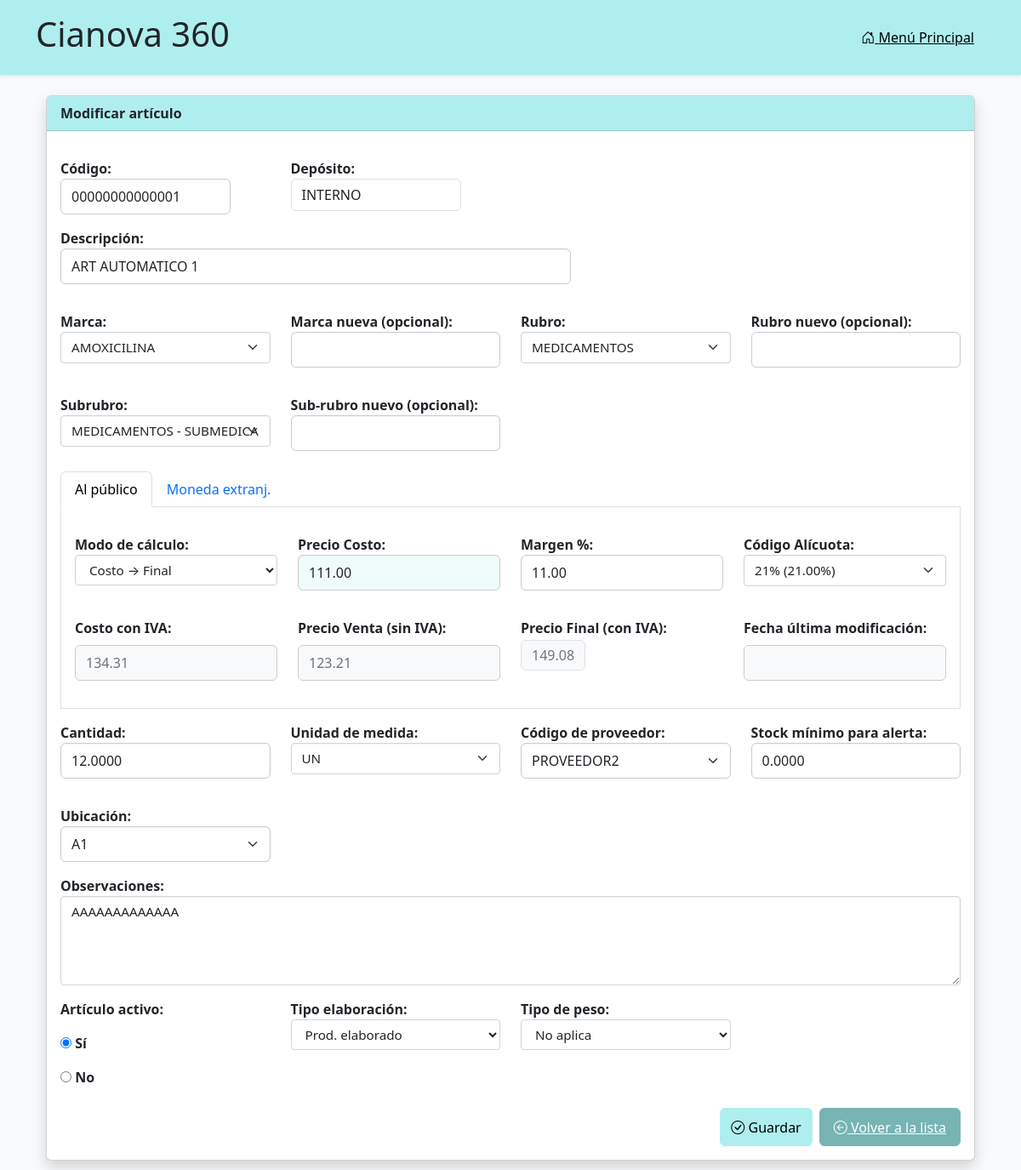
The page /articulos/modificar/20/ (signed in) on the database its author committed.
### articulos/models.py (models this page shows, shortened)
class UpperCaseMixin:
    def save(self, *args, **kwargs):
        for field in self._meta.fields:
            if isinstance(field, models.CharField) and getattr(self, field.name):
                setattr(self, field.name, getattr(self, field.name).upper())
        super().save(*args, **kwargs)

class Articulo(UpperCaseMixin, models.Model):
    codart = models.CharField(
        "Código",
        max_length=14,
        unique=True,
        validators=[
            RegexValidator(
                regex=r'^[A-Z0-9]+$',
                message='Solo se permiten letras mayúsculas y números.'
            )
        ],
        help_text='14 caracteres, se completa con ceros a la izquierda.'
    )
    descrip = models.CharField("Descripción", max_length=80)
    marca = models.ForeignKey('Marca', on_delete=models.PROTECT, blank=True, null=True)
    rubro = models.ForeignKey('Rubro', on_delete=models.PROTECT, blank=True, null=True)
    subrubro = models.ForeignKey('Subrubro', on_delete=models.PROTECT, blank=True, null=True)
    deposito = models.CharField(max_length=14, blank=True, null=True, verbose_name="Depósito")
    precosto = models.DecimalField("Precio Costo", max_digits=12, decimal_places=2, validators=[MinValueValidator(0)])
    margen = models.DecimalField("Margen %", max_digits=6, decimal_places=2, default=0)
    ncodalic = models.ForeignKey('Alicuota', verbose_name="Código Alícuota", on_delete=models.PROTECT)
    alic = models.DecimalField("% Alícuota", max_digits=5, decimal_places=2, editable=False, null=True, default=0)
    costoiva = models.DecimalField("Costo con IVA", max_digits=12, decimal_places=2, null=True, blank=True, default=0)
    preventa = models.DecimalField("Precio Venta (sin IVA)", max_digits=12, decimal_places=2, null=True, blank=True, default=0)
    prefinal = models.DecimalField(
        "Precio Final (con IVA)",
        max_digits=12,
        decimal_places=2,
        null=True,
        default=0,
        blank=True,
        validators=[MinValueValidator(0)]
    )
    fecultmod = models.DateField(null=True, blank=True)
    modo_calculo = models.CharField(
        max_length=1,
        choices=[('C', 'Costo → Final'), ('F', 'Final → Costo')],
        default='C',
        verbose_name="Modo de cálculo"
    )
    cantidad = models.DecimalField(max_digits=14, decimal_places=4, default=0)
    unimed = models.CharField(max_length=2, choices=UNIDADES, default='UN')
    codprovee = models.CharField("Código de proveedor", max_length=14, blank=True, null=True)
    bajostock = models.DecimalField("Stock mínimo para alerta", max_digits=11, decimal_places=4, default=0)
    ubicacion = models.CharField("Ubicación", max_length=14, blank=True, null=True)
    obs = models.TextField("Observaciones", blank=True, null=True)
    activo = models.CharField(max_length=1, choices=ACTIVO_CHOICES, blank=False, default='S')
    prodela = models.IntegerField(choices=PRODELA_CHOICES, null=True, blank=True)
    tipopeso = models.IntegerField(choices=TIPOPESO_CHOICES, null=True, blank=True)
    def save(self, *args, **kwargs):
        self.codart = self.codart.upper().zfill(14)
        alic = Decimal(str(self.ncodalic.nporc or "0"))
        margen = Decimal(str(self.margen or "0"))
        precosto = Decimal(str(self.precosto or "0"))
        self.alic = alic
        self.costoiva = precosto * (Decimal("1") + alic / Decimal("100"))
        if self.modo_calculo == 'C':
            self.preventa = precosto * (Decimal("1") + margen / Decimal("100"))
            self.prefinal = self.preventa * (Decimal("1") + alic / Decimal("100"))
        else:
            prefinal = Decimal(str(self.prefinal or "0"))
            self.preventa = prefinal / (Decimal("1") + alic / Decimal("100"))
            self.precosto = self.preventa / (Decimal("1") + margen / Decimal("100"))
        self.precosto = Decimal(str(self.precosto)).quantize(Decimal("0.01"), rounding=ROUND_HALF_UP)
        self.preventa = Decimal(str(self.preventa)).quantize(Decimal("0.01"), rounding=ROUND_HALF_UP)
        self.costoiva = Decimal(str(self.costoiva)).quantize(Decimal("0.01"), rounding=ROUND_HALF_UP)
        self.prefinal = Decimal(str(self.prefinal)).quantize(Decimal("0.01"), rounding=ROUND_HALF_UP)
        if self.pk:
            original = Articulo.objects.get(pk=self.pk)
            if (
                original.precosto != self.precosto or
                original.margen != self.margen or
                original.prefinal != self.prefinal
            ):
                self.fecultmod = timezone.now().date()
        else:
            self.fecultmod = timezone.now().date()
        super().save(*args, **kwargs)

class Alicuota(models.Model):
    ncodalic = models.IntegerField(primary_key=True)
    descrip = models.CharField("Descripción", max_length=50)
    nporc = models.DecimalField("Porcentaje", max_digits=5, decimal_places=2)
    class Meta:
        verbose_name = "Alícuota IVA"
        ordering = ['ncodalic']
    def __str__(self):
        return f"{self.descrip} ({self.nporc}%)"

### articulos/views.py (the view)
# urls.py: path('modificar/<int:pk>/', views.modificar_articulo, name='modificar_articulo'),
def modificar_articulo(request, pk):
    if not request.session.get('usuario_autenticado'):
        return redirect('login')
    articulo = get_object_or_404(Articulo, pk=pk)
    if request.method == 'POST':
        form = ArticuloForm(request.POST, instance=articulo)
        if form.is_valid():
            articulo = form.save(commit=False)
            articulo.precosto = round(float(articulo.precosto), 2)
            articulo.margen = round(float(articulo.margen), 2)
            articulo.prefinal = round(float(articulo.prefinal or 0), 2) if articulo.prefinal else None
            articulo.save()
            return redirect('lista_articulos')
    else:
        articulo.save()
        form = ArticuloForm(instance=articulo)
    return render(request, 'articulos/formulario.html', {
        'form': form,
        'titulo': 'Editar artículo',
        'es_edicion': True  # <-- nuevo flag
    })

### articulos/models.py (called while the page is built)
    def __str__(self):
        return f"{self.rubro.nombre} - {self.nombre}"

    def __str__(self):
        return self.nombre

    def __str__(self):
        return self.nombre

### articulos/templates/articulos/formulario.html (shortened to what this page needs)
{% extends "base.html" %}
{% load widget_tweaks %}
{% block content %}
<div class="container my-4">
  <div class="card shadow">
    <div class="card-header bg-marca text-dark fw-bold">
      {% if form.instance.pk %}Modificar artículo{% else %}Agregar artículo{% endif %}
    </div>
    <div class="card-body">
      <form method="post" id="articuloForm">
        <div class="row mb-3">
          <div class="col-md-3">
		    {{ form.codart.label_tag }}
			{% if codart_auto %}
				{% render_field form.codart readonly="readonly" class="form-control readonly-codart" %}
			{% else %}
				{% render_field form.codart class="form-control" %}
			{% endif %}
		  </div>
          <div class="col-md-3">
            {{ form.deposito.label_tag }} {{ form.deposito }}
          </div>
        </div>
        <div class="mb-3">
          {{ form.descrip.label_tag }} {{ form.descrip }}
        </div>
        <div class="row mb-3">
			<div class="col-md-3">
				{{ form.marca.label_tag }}
				{% render_field form.marca class="form-select input-cianova w-100" %}
			</div>
			<div class="col-md-3">
				{{ form.marca_nueva.label_tag }}
				{% render_field form.marca_nueva class="form-control input-cianova w-100" %}
			</div>
			<div class="col-md-3">
				{{ form.rubro.label_tag }}
				{% render_field form.rubro class="form-select input-cianova w-100" %}
			</div>
			<div class="col-md-3">
				{{ form.rubro_nueva.label_tag }}
				{% render_field form.rubro_nueva class="form-control input-cianova w-100" %}
			</div>
		</div>
		<div class="row mb-3">
			<div class="col-md-3">
				{{ form.subrubro.label_tag }}
				{% render_field form.subrubro class="form-select input-cianova w-100" %}
			</div>
			<div class="col-md-3">
				{{ form.subrubro_nueva.label_tag }}
				{% render_field form.subrubro_nueva class="form-control input-cianova w-100" %}
			</div>
		</div>
        <ul class="nav nav-tabs mt-4" id="articuloTabs" role="tablist">
          <li class="nav-item" role="presentation">
            <button class="nav-link active" id="page1-tab" data-bs-toggle="tab" data-bs-target="#page1" type="button" role="tab">Al público</button>
          </li>
          <li class="nav-item" role="presentation">
            <button class="nav-link" id="page2-tab" data-bs-toggle="tab" data-bs-target="#page2" type="button" role="tab">Moneda extranj.</button>
          </li>
        </ul>
        <div class="tab-content border border-top-0 p-3" id="articuloTabsContent">
          <div class="tab-pane fade show active" id="page1" role="tabpanel">
            {% include "articulos/_form_precio.html" %}
          </div>
        </div>
		<div class="row mb-3">
		  <div class="col-md-3">
			{{ form.cantidad.label_tag }}
			{{ form.cantidad|add_class:"form-control input-cianova w-100"|attr:"step:0.0001" }}
		  </div>
		  <div class="col-md-3">
			{{ form.unimed.label_tag }}
			{{ form.unimed|add_class:"form-select input-cianova w-100" }}
		  </div>
		  <div class="col-md-3">
			{{ form.codprovee.label_tag }}
			{% render_field form.codprovee class="form-select input-cianova w-100" %}
		  </div>
		  <div class="col-md-3">
			{{ form.bajostock.label_tag }}
			{{ form.bajostock|add_class:"form-control input-cianova w-100"|attr:"step:0.0001" }}
		  </div>
		</div>
		<div class="row mb-3">
			<div class="col-md-3">
				{{ form.ubicacion.label_tag }}
				{% render_field form.ubicacion class="form-select input-cianova w-100" %}
			</div>
		</div>
		<div class="form-group">
			{{ form.obs.label_tag }}
			{% render_field form.obs class="form-control input-cianova w-100" rows="4" placeholder="Notas internas, advertencias, detalles técnicos..." %}
		</div>
		<div class="row mb-3">
			<div class="col-md-3">
				<div class="grupo-opciones">
					<label class="grupo-label">Artículo activo:</label>
					{{ form.activo }}
				</div>
			</div>
			<div class="col-md-3">
				{% if form.prodela %}
					<div class="form-group">
						{{ form.prodela.label_tag }}
						{% render_field form.prodela class="combo-neutral" %}
					</div>
				{% endif %}
			</div>
			<div class="col-md-3">
				{% if form.tipopeso %}
					<div class="form-group">
						{{ form.tipopeso.label_tag }}
						{% render_field form.tipopeso class="combo-neutral" %}
					</div>
				{% endif %}
			</div>
		</div>
        <div class="d-flex justify-content-end gap-2 mt-4">
          <button type="submit" class="btn-aceptar">
            <i class="bi bi-check-circle"></i> Guardar
          </button>
          <a href="{% url 'lista_articulos' %}" class="btn-cancelar">
            <i class="bi bi-arrow-left-circle"></i> Volver a la lista
          </a>
        </div>
      </form>
    </div>
  </div>
</div>
{% endblock %}

### articulos/templates/articulos/_form_precio.html (shortened to what this page needs)
{% load widget_tweaks %}
<div class="row mb-3">
  <div class="col-md-3">
    {{ form.modo_calculo.label_tag }}
    {{ form.modo_calculo|add_class:"select-control input-cianova w-100"|attr:"id:id_modo_calculo" }}
  </div>
  <div class="col-md-3">
    {{ form.precosto.label_tag }}
    {{ form.precosto|add_class:"form-control input-cianova w-100"|attr:"id:id_precosto" }}
  </div>
  <div class="col-md-3">
    {{ form.margen.label_tag }}
    {{ form.margen|add_class:"form-control input-cianova w-100"|attr:"id:id_margen" }}
  </div>
  <div class="col-md-3">
    {{ form.ncodalic.label_tag }}
    {{ form.ncodalic|add_class:"form-select input-cianova w-100"|attr:"id:id_ncodalic" }}
  </div>
</div>
<div class="row mb-3">
  <div class="col-md-3">
    <label class="form-label">Costo con IVA:</label>
    <input type="text" id="costoiva" class="form-control input-cianova-readonly w-100" value="{{ form.instance.costoiva|default:"0.00" }}" readonly>
  </div>
  <div class="col-md-3">
    <label class="form-label">Precio Venta (sin IVA):</label>
    <input type="text" id="preventa" class="form-control input-cianova-readonly w-100" value="{{ form.instance.preventa|default:"0.00" }}" readonly>
  </div>
  <div class="col-md-3">
    <label class="form-label">Precio Final (con IVA):</label>
    {% if form.instance.modo_calculo == 'C' %}
      <span id="prefinal-display" class="form-control input-cianova-readonly w-100">{{ form.instance.prefinal|default:"0.00" }}</span>
    {% else %}
      {{ form.prefinal|add_class:"form-control input-cianova w-100"|attr:"id:prefinal-input"|attr:"step:0.01" }}
      <span id="prefinal-display" class="form-control input-cianova-readonly w-100" style="display:none;"></span>
    {% endif %}
  </div>
  <div class="col-md-3">
    <label class="form-label">Fecha última modificación:</label>
    <input type="text" id="fecultmod" class="form-control input-cianova-readonly w-100" value="{{ form.instance.fecultmod|date:"d/m/Y" }}" readonly>
  </div>
</div>

### articulos/static/articulos/css/styles.css (style rules this page uses)
body, input, button, label, textarea, select { font-family: 'Segoe UI', Inter, Helvetica, sans-serif !important; }
:root { --color-marca: rgb(175, 238, 238); --color-marca-hover: rgb(150, 220, 220); --color-cancelar: rgb(120, 180, 180); --color-cancelar-hover: rgb(100, 160, 160); --color-eliminar: rgb(100, 140, 140); --color-eliminar-hover: rgb(80, 120, 120); }
body { background-color: #f8f9fa; color: #212529; margin: 0; padding: 0; }
form label { display: block; margin-top: 1rem; font-weight: bold; }
form input[type="text"], form input[type="number"], form input[type="password"], form select, form textarea { font-size: 1rem; border: 1px solid #ccc; border-radius: 6px; padding: 0.5rem 0.75rem; transition: all 0.2s ease-in-out; width: auto; }
.bg-marca { background-color: var(--color-marca); }
.btn-aceptar { background-color: var(--color-marca); border: 1px solid var(--color-marca); color: #000; font-weight: 500; border-radius: 6px; padding: 0.4rem 0.75rem; transition: background-color 0.2s ease-in-out; }
.btn-cancelar { background-color: var(--color-cancelar); border: 1px solid var(--color-cancelar); color: #fff; font-weight: 500; border-radius: 6px; padding: 0.6rem 1rem; transition: background-color 0.2s ease-in-out; }
.input-cianova { max-width: 100%; border-radius: 4px; font-size: 0.95rem; padding: 0.375rem 0.75rem; border: 1px solid #ced4da; background-color: #fff; color: #212529; box-shadow: inset 0 1px 2px rgba(0, 0, 0, 0.05); transition: border-color 0.15s ease-in-out, box-shadow 0.15s ease-in-out; }
.input-cianova-readonly { background-color: #f8f9fa; color: #6c757d; pointer-events: none; }
input[name="ubicacion"], input[name="codprovee"] { text-transform: uppercase; }
.cianova-bg { text-transform: uppercase; border-color: rgb(175,238,238); background-color: #f0fcfc; }
.combo-neutral { max-width: 100%; border-radius: 4px; font-size: 0.95rem; padding: 0.375rem 0.75rem; border: 1px solid #ced4da; background-color: #fff; color: #212529; box-shadow: none; }

### rows shown on the page
Articulo: codart "00000000000001", deposito "INTERNO", descrip "ART AUTOMATICO 1", marca "AMOXICILINA", rubro "MEDICAMENTOS", subrubro "MEDICAMENTOS - SUBMEDICA", modo_calculo "Costo → Final", precosto "111.00", margen "11.00", instance.costoiva "134.31", instance.preventa "123.21", instance.prefinal "149.08", cantidad "12.0000", unimed "UN", codprovee "PROVEEDOR2", bajostock "0.0000", ubicacion "A1", obs "AAAAAAAAAAAAA", activo "☑ Sí ☐ No", prodela "Prod. elaborado", tipopeso "No aplica"
Alicuota: ncodalic "21% (21.00%)"
